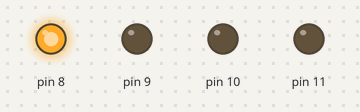
The sketch below on a simulated Arduino Uno, built with avr-gcc and run on an emulated ATmega328P. Shown: output pins drawn as LEDs (lit = HIGH).

Above: at 0.1 s.
At 0.7 s:
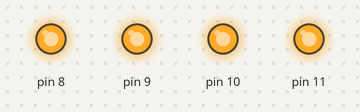
At 1.1 s:
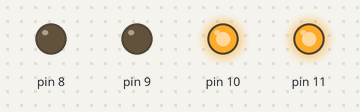
At 1.5 s:
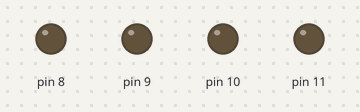
At 2.5 s:
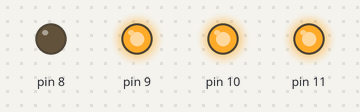
At 3.5 s:
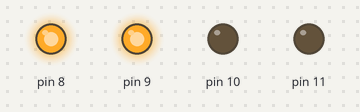
Timing chart, 0 to 3.8 s (numbered marks = the images above):
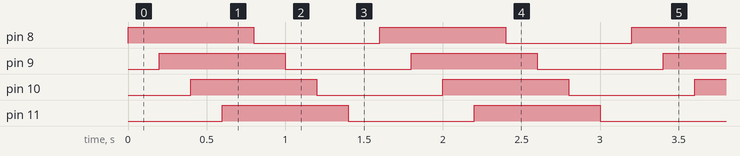

Measured:
- by itself, pin 8–11: alternates HIGH for 0.80 s and LOW for 0.80 s
- by itself, everything shown: repeats every 1.6 s, in 8 steps

The sketch:

set-clear-toggle-bit.ino
```cpp
/*
   written by Ahmed khairy
   on moday 11/9/2019
   using arduino uno
   set, clear and toggle bits
*/
#include <avr/io.h>
#include <util/delay.h>
#define dly 100
int main(void)
{
  DDRB = 0x0f;
  while (1)
  {
    /*
       PORTB = (1<<0); //set bit
       PORTB = (1<<1); //set bit
       PORTB = (1<<2); //set bit
       PORTB = (1<<3); //set bit
    */
    //PORTB = (1 << 0) | (1 << 1) | (1 << 2) | (1 << 3); //set bit using or operator
    //PORTB = PORTB & ~(1 << 2); //clear bit
    for (uint8_t x = 0; x <= 3; x++)
    {
      PORTB ^= (1 << x);
      _delay_ms(200);
    }
  }
  return (0);
}
```
